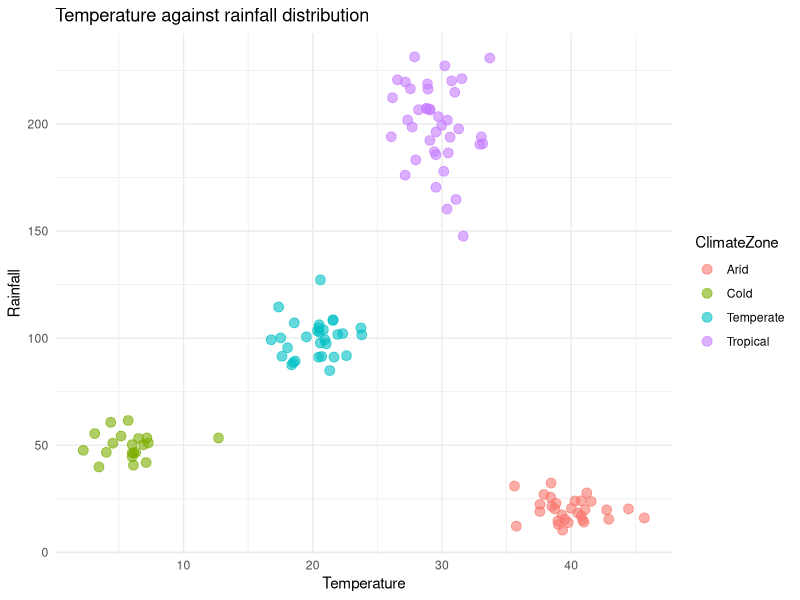
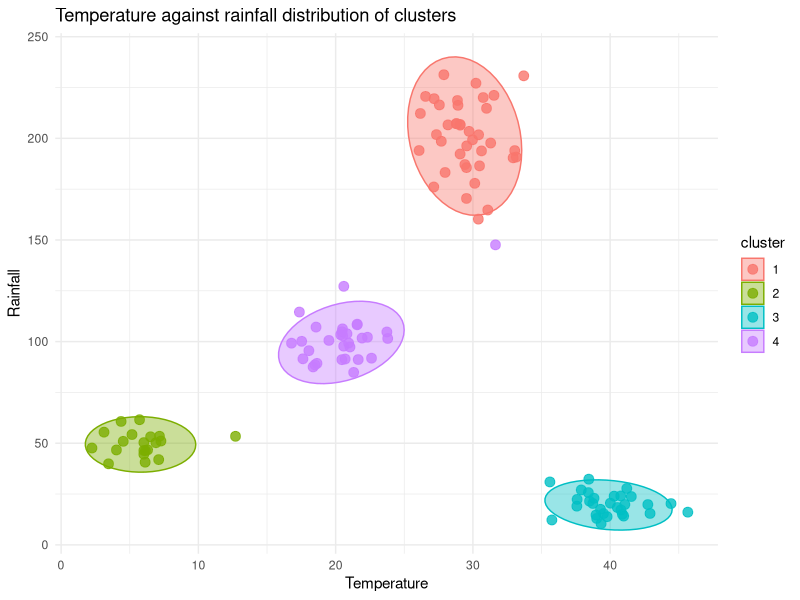

R code for these plots, in order:
library(ggplot2)
data <- read.csv("Climate.csv")
head(data)
str(data)

#examine the dataset
table(data$ClimateZone)

data$ClimateZone <- as.factor(data$ClimateZone)

#draw a plot to see the data points spread
ggplot(data, aes(x= Temperature, y= Rainfall, color=ClimateZone))+
  geom_point(size=3, alpha=0.6)+
  labs(title= "Temperature against rainfall distribution",
       x="Temperature",
       y="Rainfall")+
  theme_minimal()

#implementation cluster model using k-means

#let's remove country column
model_data <- data[,c("Temperature", "Rainfall")]
head(model_data)

#k-means model
set.seed(100)
results <- kmeans(model_data, centers = 4)

#adding labels to clusters
data$cluster <- as.factor(results$cluster)

#to show the cluster numbers use this "data$cluster"

#drawing cluster results
ggplot(data, aes(x= Temperature, y= Rainfall, color=cluster))+
  stat_ellipse(aes(fill=cluster), geom = "polygon", alpha=0.4) + 
  geom_point(size=3, alpha=0.8)+
  labs(title= "Temperature against rainfall distribution of clusters",
       x="Temperature",
       y="Rainfall")+
  theme_minimal()

table(data$ClimateZone, data$cluster)
